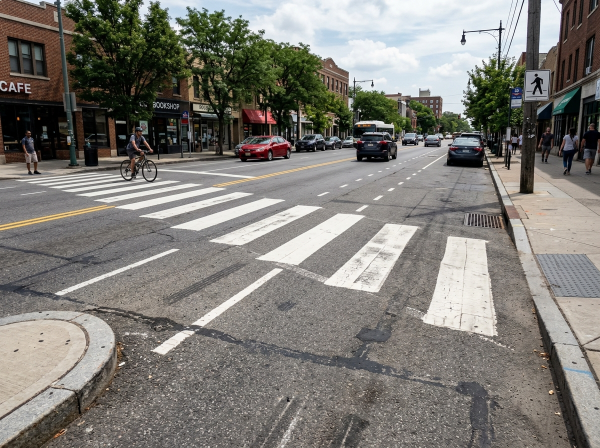
#> input picture Frontend/src/assets/images/actual_zebra_crossing_1789049329379.jpg, 1200 x 896 px (shown at 1/2 size)
$ python -i detect.py   (imports and definitions only)
#> lines starting #> are read from the running program, lines starting #| are printed output that depends on the picture; after the words box and inside, x2 and y2 are one past the last pixel; in counts of white or black regions, pixels touching at a corner belong together
"""CiviTrak hybrid road-inspection pipeline.

Priority:
  1. User-trained multi-class model (Backend/models/best.pt), when present.
  2. Dedicated pothole YOLO model (Backend/models/pothole_best.pt), when present.
  3. OpenCV road-surface screening fallback when no defect model is installed.

The fallback is deliberately labelled as a screening layer. It improves prototype
usability without pretending classical vision can guarantee perfect detection.
"""
from __future__ import annotations

import logging, math, os, time, uuid
from pathlib import Path
from typing import Any, Callable, Dict, List, Optional, Tuple
import cv2
import numpy as np
import yaml

logger=logging.getLogger("civitrak.detect")
CFG_PATH=Path(__file__).parent/"config"/"config.yaml"

def _cfg():
    with open(CFG_PATH, encoding="utf-8") as f: return yaml.safe_load(f)


# [17 lines left out: functions compute_severity, _iou, not called in this run]


def _center_distance_ratio(a,b,w,h):
    ac=((a[0]+a[2])/2,(a[1]+a[3])/2); bc=((b[0]+b[2])/2,(b[1]+b[3])/2)
    return math.hypot(ac[0]-bc[0],ac[1]-bc[1])/math.hypot(w,h)


class IssueTracker:
    def __init__(self,iou_threshold=.25,max_frame_gap=24,min_frames_to_confirm=1,center_distance_ratio=.18):
        self.iou_threshold=iou_threshold; self.max_frame_gap=max_frame_gap; self.min_frames_to_confirm=min_frames_to_confirm; self.center_distance_ratio=center_distance_ratio; self._issues=[]
    # [22 lines left out: functions update, confirmed_issues, not called in this run]
    def all_issues(self): return list(self._issues)


def _enhance(frame):
    lab=cv2.cvtColor(frame,cv2.COLOR_BGR2LAB); l,a,b=cv2.split(lab); clahe=cv2.createCLAHE(clipLimit=2.2,tileGridSize=(8,8)); l=clahe.apply(l); out=cv2.cvtColor(cv2.merge((l,a,b)),cv2.COLOR_LAB2BGR)
    # mild unsharp mask helps motion-soft road edges without inventing large features
    blur=cv2.GaussianBlur(out,(0,0),1.2); return cv2.addWeighted(out,1.25,blur,-0.25,0)


def _save_image(frame,out_dir,frame_idx,prefix="evidence"):
    out_dir=Path(out_dir)
    out_dir.mkdir(parents=True,exist_ok=True); p=out_dir/f"{prefix}_{frame_idx:06d}.jpg"; cv2.imwrite(str(p),frame,[cv2.IMWRITE_JPEG_QUALITY,92]); return str(p)


# [4 lines left out: function _annotate, not called in this run]


# Compatibility alias for test suite
_annotate_and_save = _annotate


def _road_mask(h,w):
    m=np.zeros((h,w),np.uint8)
    pts=np.array([[(int(.28*w),int(.36*h)),(int(.73*w),int(.36*h)),(int(.995*w),int(.88*h)),(int(.005*w),int(.88*h))]],np.int32)
    cv2.fillPoly(m,pts,255); return m


def _heuristic_candidates(frame):
    """Road-surface screening for prototype operation when no defect model exists."""
    h,w=frame.shape[:2]; enhanced=_enhance(frame); gray=cv2.cvtColor(enhanced,cv2.COLOR_BGR2GRAY); road=_road_mask(h,w)
    # Local-darkness + texture anomaly; use two scales for blurry and sharp defects.
    base=cv2.GaussianBlur(gray,(5,5),0); bg=cv2.GaussianBlur(base,(0,0),sigmaX=23); dark=np.clip(bg.astype(np.float32)-base.astype(np.float32),0,255)
    edges=cv2.Canny(gray,45,120); texture=cv2.GaussianBlur(edges.astype(np.float32),(0,0),5)
    score=(dark*.72+texture*.18)
    mask=((score>17)&(road>0)).astype(np.uint8)*255
    mask=cv2.morphologyEx(mask,cv2.MORPH_CLOSE,cv2.getStructuringElement(cv2.MORPH_ELLIPSE,(13,13)))
    mask=cv2.morphologyEx(mask,cv2.MORPH_OPEN,cv2.getStructuringElement(cv2.MORPH_ELLIPSE,(5,5)))
    n,lab,stats,_=cv2.connectedComponentsWithStats(mask)
    out=[]
    for i in range(1,n):
        x,y,ww,hh,area=map(int,stats[i]);
        if area<500 or area>26000 or ww<28 or hh<18: continue
        ar=ww/max(1,hh)
        if ar>5.5 or ar<.18: continue
        if x<=3 or y<=int(.34*h) or x+ww>=w-3: continue
        region=gray[y:y+hh,x:x+ww]; local=dark[y:y+hh,x:x+ww]
        mean=float(region.mean()) if region.size else 255; contrast=float(local.mean()) if local.size else 0
        if mean>175 and contrast<24: continue
        # Perspective-aware size: tiny distant candidates are allowed, but large sky/vegetation blobs are excluded by road mask.
        conf=min(.88,max(.34,.34+min(contrast/55,.9)*.32+min(area/7000,.9)*.22+(0.10 if .45<=ar<=3.5 else 0)))
        out.append(("pothole",conf,(x,y,x+ww,y+hh)))
    # Keep strongest local candidates to prevent a textured road from exploding into hundreds of cards.
    out.sort(key=lambda t:t[1],reverse=True); return out[:12]


# [105 lines left out: functions _model_candidates, process_video, not called in this run]

>>> import cv2
>>> picture = cv2.imread('../../Frontend/src/assets/images/actual_zebra_crossing_1789049329379.jpg')
#> picture is the input picture: shape (896, 1200, 3); mean B, G, R 118.2, 123.8, 126.3
>>> result = _heuristic_candidates(picture)
#> in _enhance, `lab = cv2.cvtColor(frame, cv2.COLOR_BGR2LAB)`: lab: shape (896, 1200, 3); mean of channels 0, 1, 2 129.7, 128, 131.6
#> in _enhance, `l, a, b = cv2.split(lab)`:
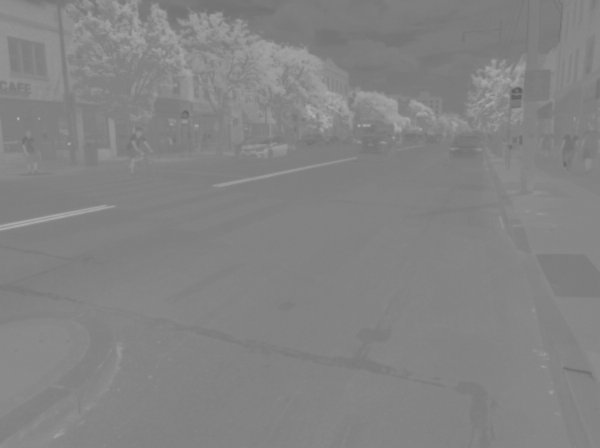
#> b: shape (896, 1200) (shown at 1/2 size); min 93, max 178, mean 131.6
#> in _enhance, `out = cv2.cvtColor(cv2.merge((l, a, b)), cv2.COLOR_LAB2BGR)`:
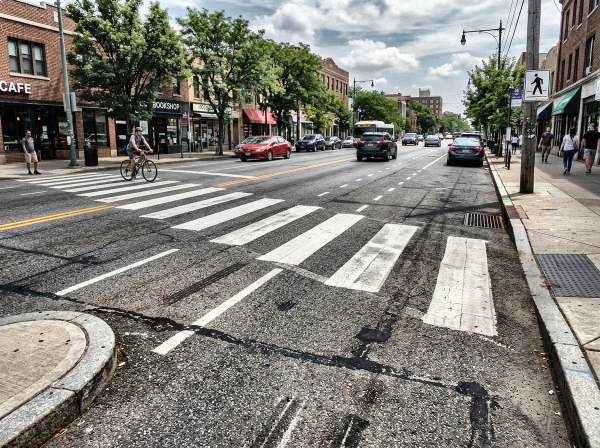
#> out: shape (896, 1200, 3) (shown at 1/2 size); mean B, G, R 121.3, 127.1, 129.7
#> in _road_mask, `cv2.fillPoly(m, pts, 255)`:
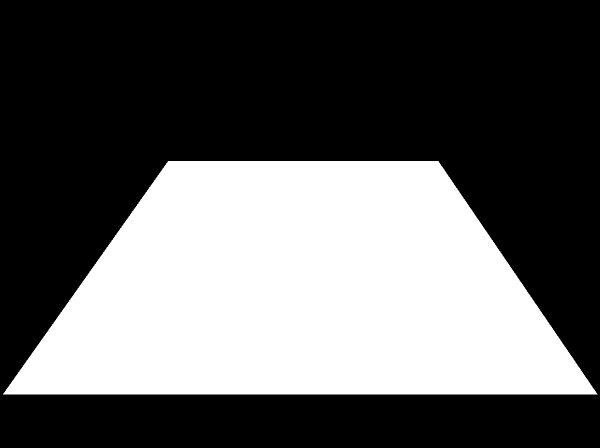
#> m: shape (896, 1200) (shown at 1/2 size); 37.6% white; 1 white region, box (x1, y1, x2, y2) and area: (6, 322, 1195, 789) 403955
#> in _heuristic_candidates, `bg = cv2.GaussianBlur(base, (0, 0), sigmaX=23)`:
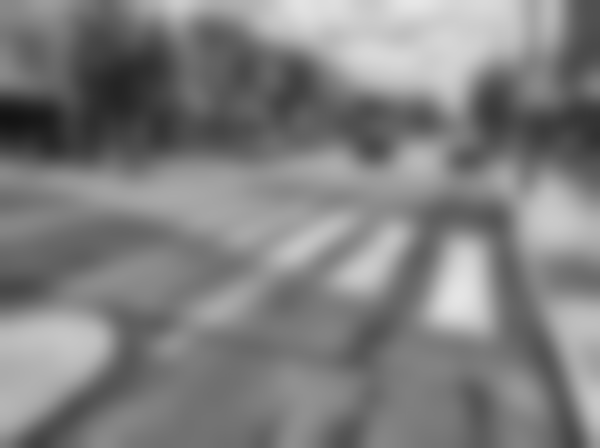
#> bg: shape (896, 1200) (shown at 1/2 size); min 19, max 230, mean 127.2
#> in _heuristic_candidates, `dark = np.clip(bg.astype(np.float32) - base.astype(np.float32), 0, 255`:
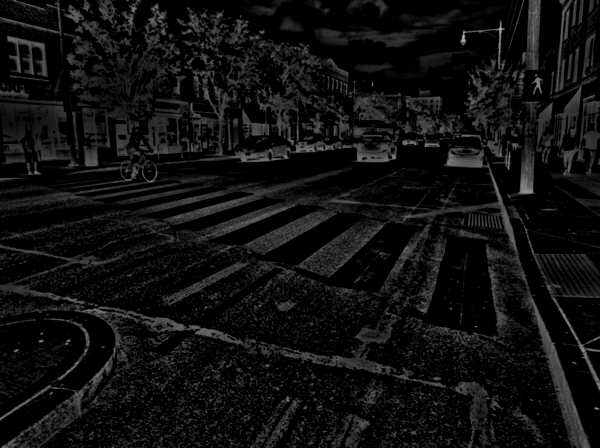
#> dark: shape (896, 1200) float32 (shown at 1/2 size); min 0, max 180, mean 16.2
#> in _heuristic_candidates, `edges = cv2.Canny(gray, 45, 120)`: edges: shape (896, 1200); 31.4% white in thin lines or dots
#> in _heuristic_candidates, `texture = cv2.GaussianBlur(edges.astype(np.float32), (0, 0), 5)`:
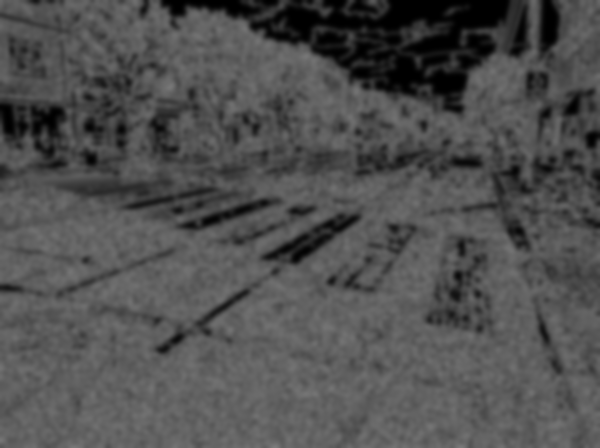
#> texture: shape (896, 1200) float32 (shown at 1/2 size); min 0, max 124.4, mean 80.2
#> in _heuristic_candidates, `mask=((score>17)&(road>0)).astype(np.uint8)*255`: mask: shape (896, 1200); 26.6% white; 222 white regions (171 under 20 px), largest, box (x1, y1, x2, y2) and area: (68, 334, 1144, 789) 267850, (6, 664, 152, 789) 5841, (279, 345, 471, 403) 3739
#> in _heuristic_candidates, `mask=cv2.morphologyEx(mask,cv2.MORPH_CLOSE,cv2.getStructuringElement(c..`: mask: shape (896, 1200); 30.7% white; 21 white regions (11 under 20 px), largest, box (x1, y1, x2, y2) and area: (6, 322, 1195, 789) 328428, (936, 586, 960, 639) 395, (910, 600, 931, 652) 371
#> in _heuristic_candidates, `mask=cv2.morphologyEx(mask,cv2.MORPH_OPEN,cv2.getStructuringElement(cv..`: mask: shape (896, 1200); 30.5% white; 15 white regions (2 under 20 px), largest, box (x1, y1, x2, y2) and area: (8, 322, 1189, 789) 326251, (710, 529, 761, 566) 1036, (938, 590, 954, 638) 354
#> in _heuristic_candidates, `n,lab,stats,_=cv2.connectedComponentsWithStats(mask)`:
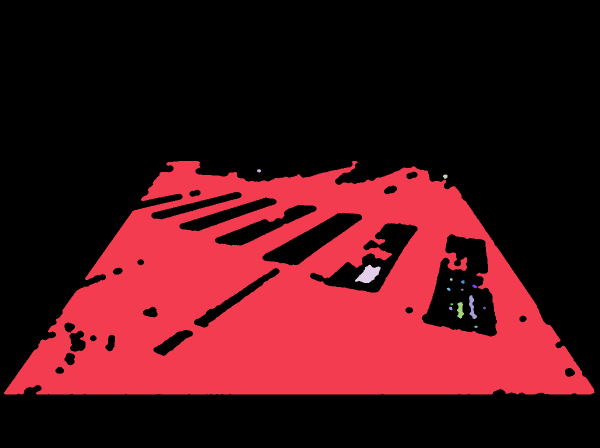
#> lab: shape (896, 1200) int32 (shown at 1/2 size); 16 distinct labels, from 0 to 15; one colour per label, 0 black
#> in _heuristic_candidates, `n,lab,stats,_=cv2.connectedComponentsWithStats(mask)`: n = 16; stats = 16 rows, first 6: [0, 0, 1200, 896, 746905], [8, 322, 1181, 467, 326251], [514, 338, 8, 7, 42], [886, 349, 9, 9, 59], [710, 529, 51, 37, 1036], [900, 556, 5, 6, 22]
#> the loop in _heuristic_candidates, `for i in range(1,n):` made 15 passes
#> (x, y, ww, hh, area) on passes 1, 2, 3, 5, 6, 7, 8, 10, 11, 13, 14, 15: (8, 322, 1181, 467, 326251), (514, 338, 8, 7, 42), (886, 349, 9, 9, 59), (900, 556, 5, 6, 22), (922, 560, 7, 8, 39), (945, 569, 9, 8, 46), (894, 575, 7, 7, 31), (938, 590, 16, 48, 354), (914, 604, 14, 33, 296), (898, 613, 7, 8, 37), (966, 613, 6, 6, 26), (949, 651, 6, 5, 22)
#> (x, y, ww, hh, area, ar, mean, contrast) on pass 4: (710, 529, 51, 37, 1036, 1.38, 205.3, 5.75)
#> after the loop in _heuristic_candidates, `for i in range(1,n):`: out = []
#> result = []

$ run again, on Frontend/src/assets/images/traffic_road_sign_1789049309814.jpg
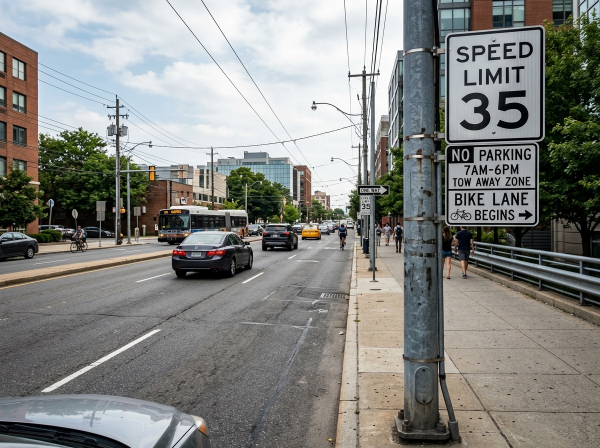
#> input picture Frontend/src/assets/images/traffic_road_sign_1789049309814.jpg, 1200 x 896 px (shown at 1/2 size)
#> picture is the input picture: shape (896, 1200, 3); mean B, G, R 129.3, 132.6, 132
#> m: shape (896, 1200); 37.6% white; 1 white region, box (x1, y1, x2, y2) and area: (6, 322, 1195, 789) 403955
#> in _heuristic_candidates, `edges = cv2.Canny(gray, 45, 120)`:
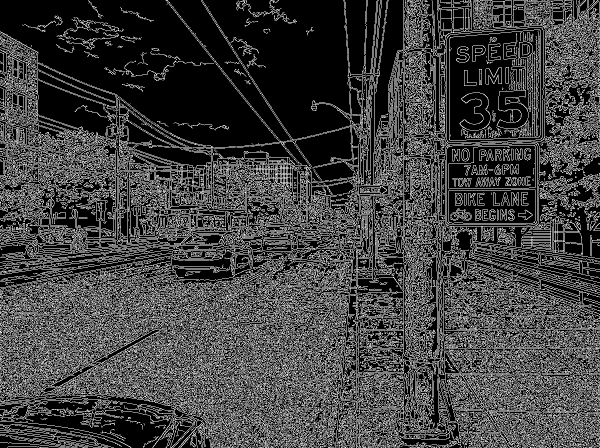
#> edges: shape (896, 1200) (shown at 1/2 size); 25.5% white in thin lines or dots
#> in _heuristic_candidates, `n,lab,stats,_=cv2.connectedComponentsWithStats(mask)`:
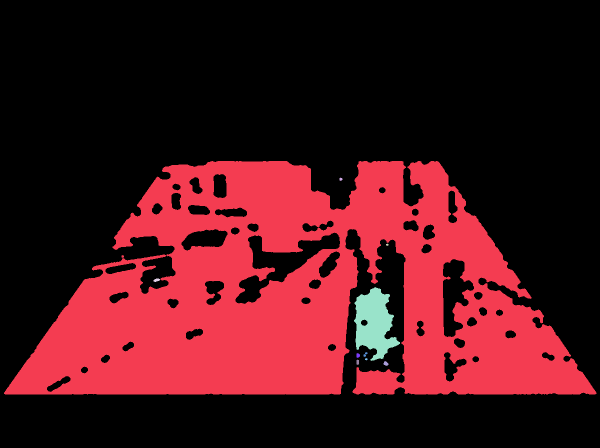
#> lab: shape (896, 1200) int32 (shown at 1/2 size); 11 distinct labels, from 0 to 10; one colour per label, 0 black
#> n = 11; stats = [[0, 0, 1200, 896, 749103], [8, 322, 1185, 467, 317758], [679, 355, 6, 7, 30], [772, 487, 5, 5, 17], [307, 557, 13, 7, 63], [708, 574, 92, 148, 8010], [727, 704, 8, 10, 39], [713, 706, 7, 10, 52], [730, 716, 5, 5, 17], [713, 719, 5, 11, 47], [767, 722, 10, 10, 64]]
#> the loop in _heuristic_candidates, `for i in range(1,n):` made 10 passes
#> after the loop in _heuristic_candidates, `for i in range(1,n):`: out = []
